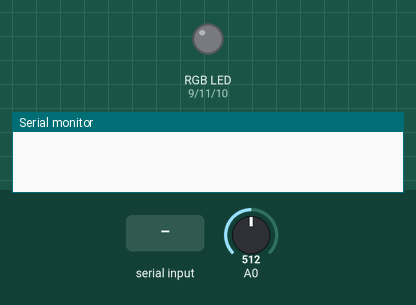
A sketch run on a simulated Arduino Uno, built with avr-gcc and run on an emulated ATmega328P. Shown: an RGB LED mixed from three pins (HIGH = lit), the last lines printed to the serial monitor. The test bench sets the inputs (shaded band); at power-on: A0 = 512. Dim RGB values are drawn brighter than linear; random numbers use the default seed unless the sketch sets one.

Above: at 1.2 s.
1.3 s: "Q" received over Serial
At 8.7 s:
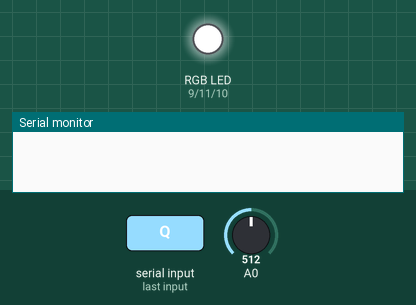
9.8 s: "R" received over Serial
At 12.0 s:
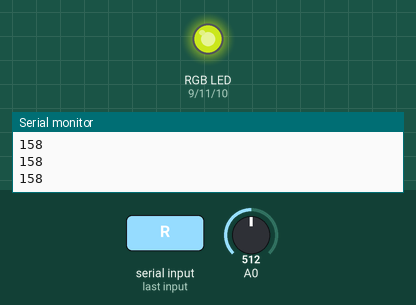
12.3 s: "M" received over Serial
At 13.3 s:
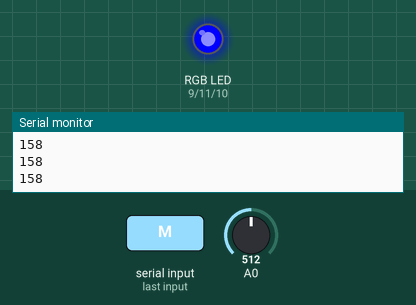
13.8 s: "K" received over Serial
At 14.3 s:
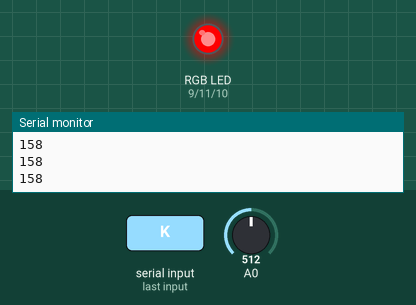
15.3 s: "R" received over Serial
At 16.3 s:
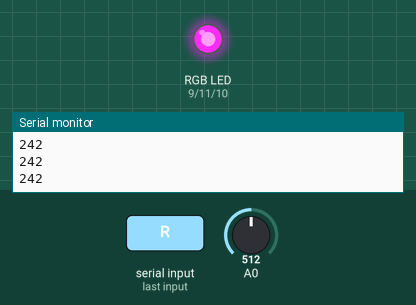
16.8 s: "Q" received over Serial
At 18.2 s:
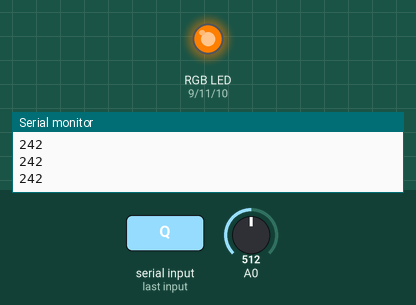
Timing chart, 0 to 20.8 s (numbered marks = the images above; inputs shaded):
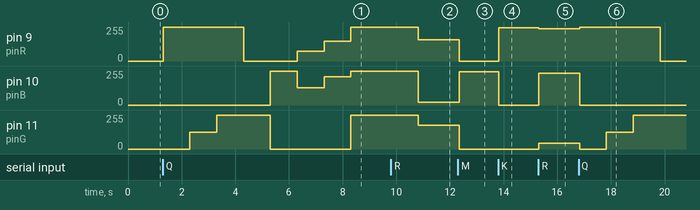

Measured:
- after the input at 1.3 s, pin 9 (pinR): 0/255 → 255/255 at once, → 0/255 3.0 s later, → 75/255 2.0 s later, → 148/255 1.0 s later, … (5 changes in this stretch); pin 10 (pinB): 0/255 → 255/255 after 4.0 s, → 130/255 1.0 s later, → 211/255 1.0 s later, → 255/255 1.0 s later
- after the input at 9.8 s, pin 9 (pinR): 255/255 → 158/255 after 1.0 s
- after the input at 12.3 s, pin 9 (pinR): 158/255 → 0/255 after 0.05 s; pin 10 (pinB): 22/255 → 250/255 after 0.05 s; pin 11 (pinG): 180/255 → 0/255 after 0.05 s
- after the input at 13.8 s, pin 9 (pinR): 0/255 → 250/255 at once; pin 10 (pinB): 250/255 → 0/255 at once
- after the input at 15.3 s, pin 9 (pinR): 250/255 → 242/255 at once; pin 10 (pinB): 0/255 → 237/255 at once; pin 11 (pinG): 0/255 → 42/255 at once
- after the input at 16.8 s, pin 9 (pinR): 242/255 → 255/255 at once, → 0/255 3.0 s later; pin 10 (pinB): 237/255 → 0/255 at once; pin 11 (pinG): 42/255 → 0/255 at once, → 127/255 1.0 s later, → 255/255 1.0 s later

The sketch:

LedSerit2.ino
```cpp
/* Written and Edited by Deniz Karakay
 * 16.03.2020
 */

int pinR = 9;  //Red
int pinG = 11; //Green
int pinB = 10; //Blue
int threshold = 300; //Change This
int volume;
char state;
int red, green, blue;
void setup() {
  Serial.begin(9600);
  pinMode(pinR,OUTPUT);
  pinMode(pinG,OUTPUT);
  pinMode(pinB,OUTPUT);

}

void loop() {
   if(Serial.available() > 0){
      state = Serial.read();
      red = random(250);
      blue = random(250);
      green = random(250);
    }
     volume = analogRead(A0);
   //Debug


  if(state == 'B'){ // For White
  analogWrite(pinR,250);
  analogWrite(pinG,250);
  analogWrite(pinB,250);
  }else if(state == 'M'){
  analogWrite(pinR,0);
  analogWrite(pinG,0);
  analogWrite(pinB,250);

  }else if(state == 'Y'){ //For Blue
  analogWrite(pinR,0);
  analogWrite(pinG,250);
  analogWrite(pinB,0);

  }else if(state == 'K'){ // For Red
  analogWrite(pinR,250);
  analogWrite(pinG,0);
  analogWrite(pinB,0);

  }else if(state == 'R'){// For Random
  analogWrite(pinR,red);
  analogWrite(pinG,blue);
  analogWrite(pinB,green);
  Serial.println(red);
  delay(500);
  Serial.println(red);

  }else if(state == 'Q'){ // For Random
  analogWrite(pinR,255);
  analogWrite(pinG,0);
  analogWrite(pinB,0);
  delay(1000);

  analogWrite(pinR,255);
  analogWrite(pinG,127);
  analogWrite(pinB,0);
  delay(1000);

  analogWrite(pinR,255);
  analogWrite(pinG,255);
  analogWrite(pinB,0);
  delay(1000);

  analogWrite(pinR,0);
  analogWrite(pinG,255);
  analogWrite(pinB,0);
  delay(1000);


  analogWrite(pinR,0);
  analogWrite(pinG,0);
  analogWrite(pinB,255);
  delay(1000);


  analogWrite(pinR,75);
  analogWrite(pinG,0);
  analogWrite(pinB,130);
  delay(1000);


  analogWrite(pinR,148);
  analogWrite(pinG,0);
  analogWrite(pinB,211);
  delay(1000);


  analogWrite(pinR,255);
  analogWrite(pinG,255);
  analogWrite(pinB,255);
  delay(2500);

  }else if(state == 'C'){// For Close
  analogWrite(pinR,0);
  analogWrite(pinG,0);
  analogWrite(pinB,0);
  }


    delay(10);


}
```
